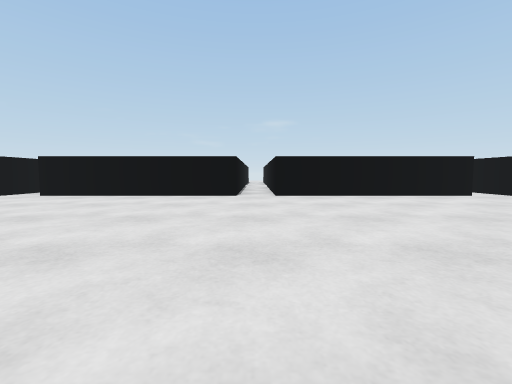
View 1 (above)

24 first-person views from a walk through a Unity game level. The camera is 0.55 m above the floor, tilts 4° down and sees 90° across. The floor is counted in squares, 1 m on a side. Each view is taken from the middle of a square. On the plan, view 1 faces up. The plan holds only what a view shows up to about 9 squares ahead; the rest is blank. The place goes on beyond the plan.

View 2
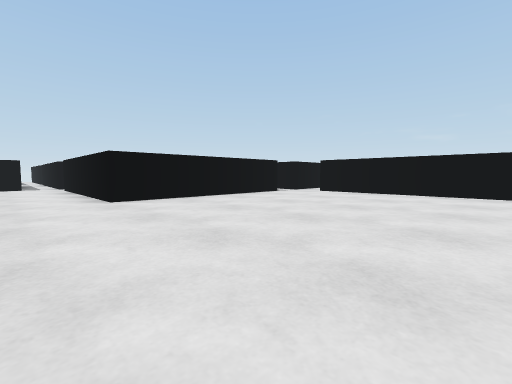

View 3
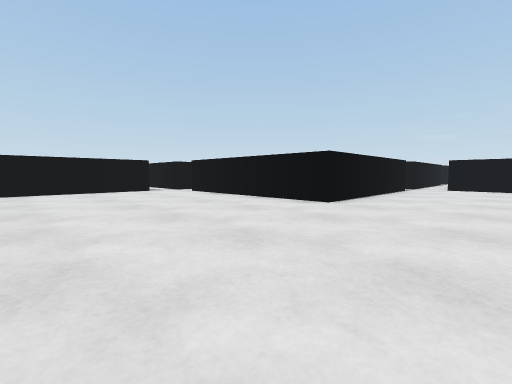

View 4
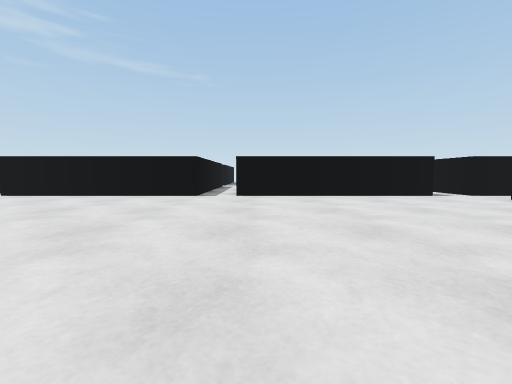

View 5
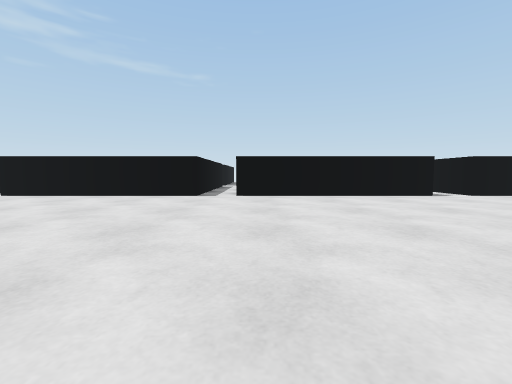

View 6
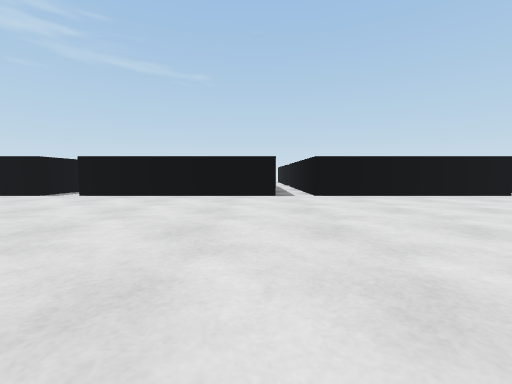

View 7
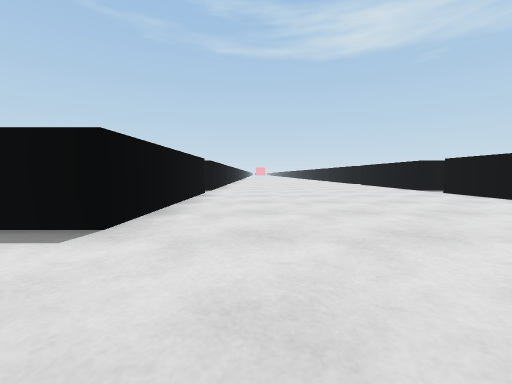

View 8
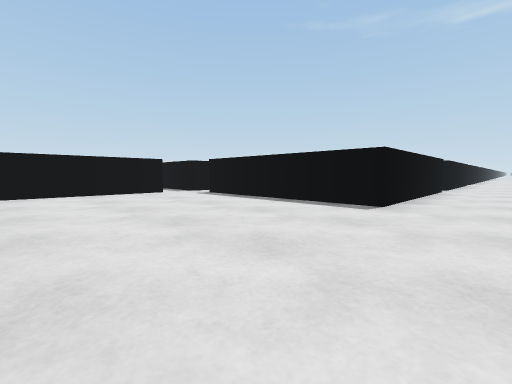

View 9
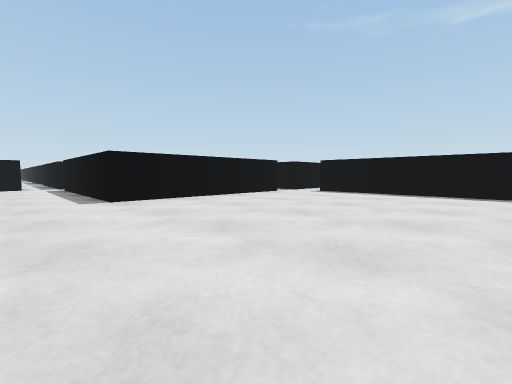

View 10
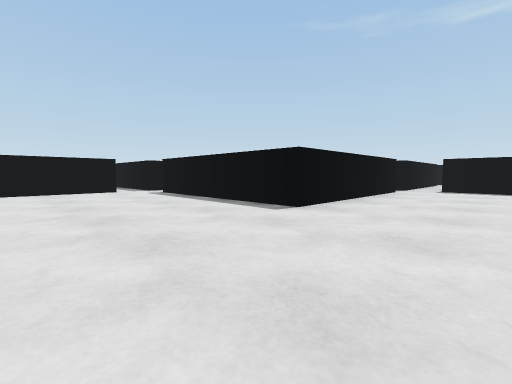

View 11
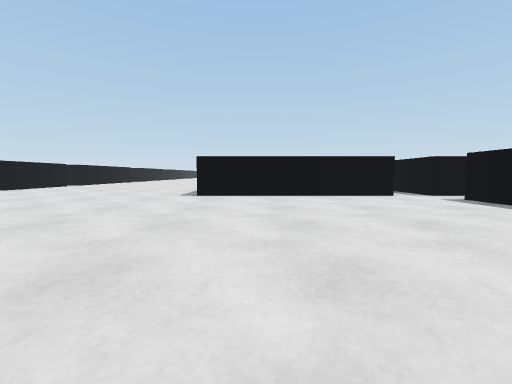

View 12
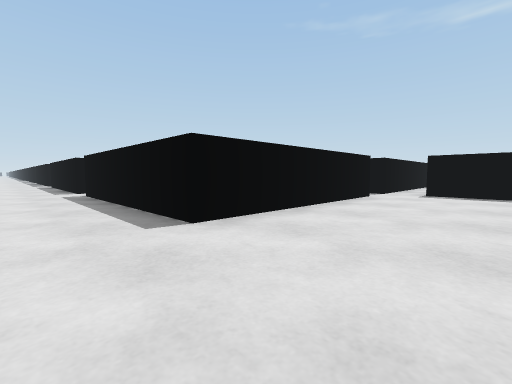

View 13
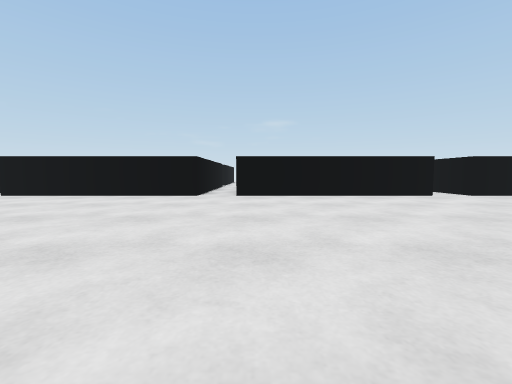

View 14
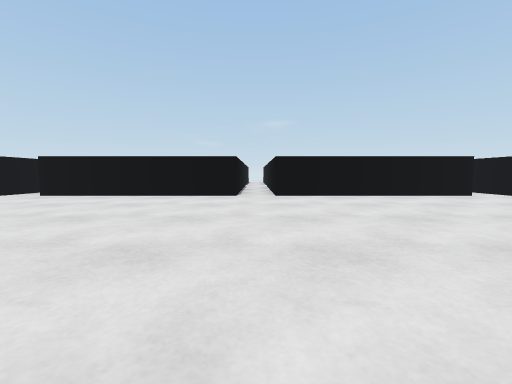

View 15
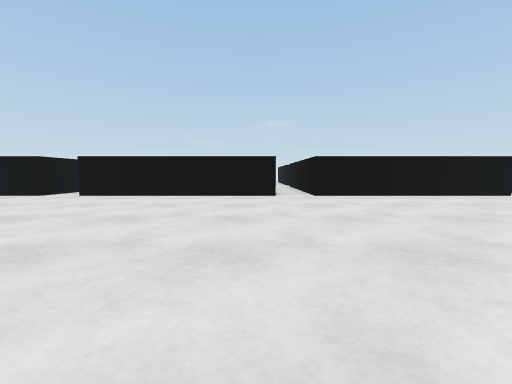

View 16
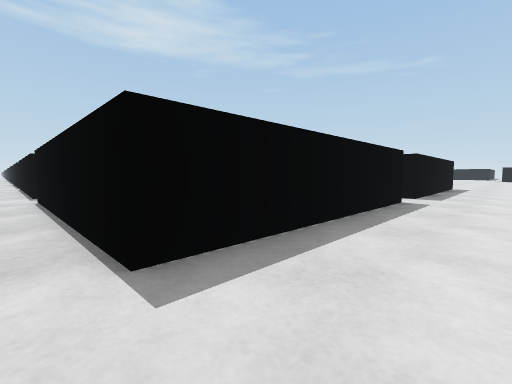

View 17
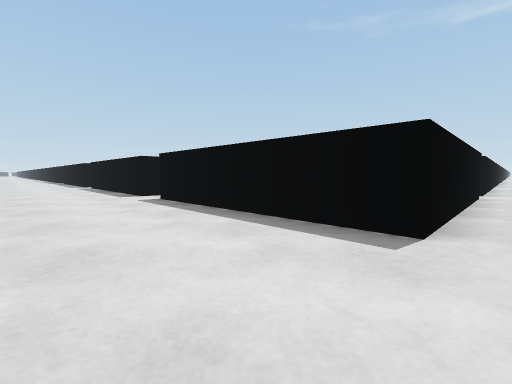

View 18
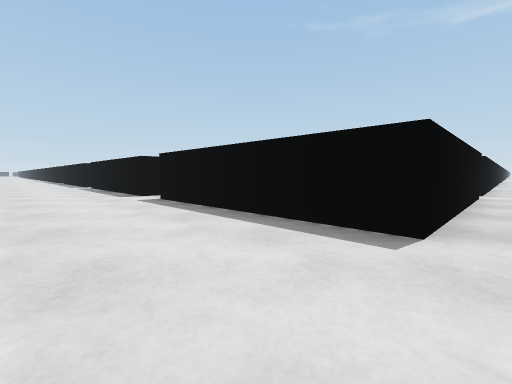

View 19
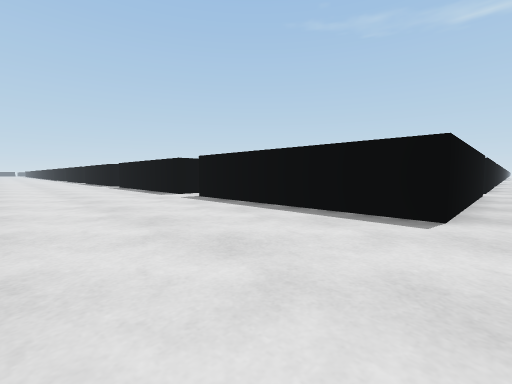

View 20
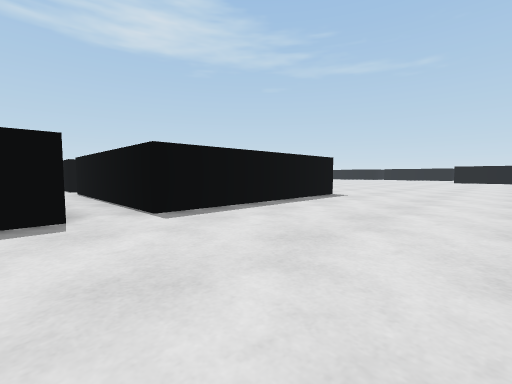

View 21
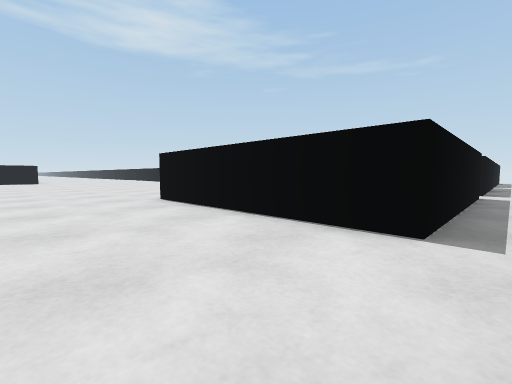

View 22
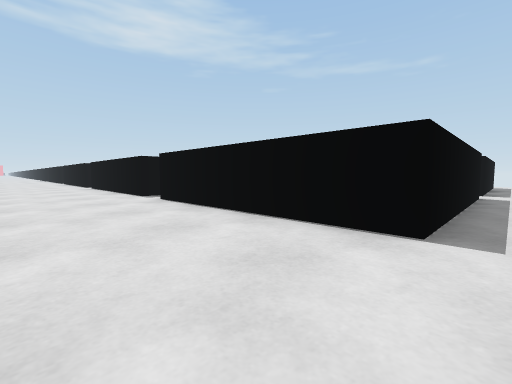

View 23
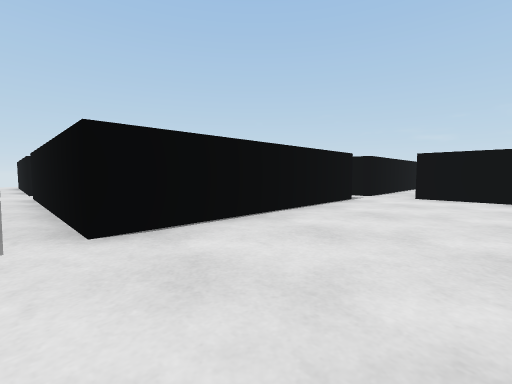

View 24
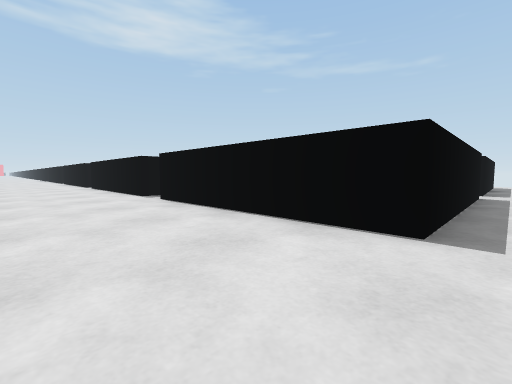

### Floor plan
Points are (right, up) in squares from view 1. A wall is a line through its corners. A room is listed if a view was taken in it or the views show most of it. See-through windows are left out.
Room 1 (views 1, 2, 3, 4, 5, 6, 7, 8, 9, 10, 11, 12, 13, 14, 15, 16, 17, 18, 19, 20, 21, 22, 23, 24)
walls: (6.5, -5.6) (6.5, -0.5) (11.5, -0.5) (11.5, -5.5); (6.5, -9.4) (6.5, -6.5) (8.4, -6.5); (0.5, -11.5) (0.5, -6.5) (5.5, -6.5); (-0.4, 6.5) (-5.5, 6.5); (0.5, -13.4) (0.5, -12.5) (1.4, -12.5); (-6.5, 5.5) (-6.5, 0.5) (-11.5, 0.5); (12.5, -5.5) (12.5, -0.5) (17.5, -0.5); (-0.5, 8.8) (-0.5, 6.8); (5.5, 9.1) (5.5, 6.5) (0.5, 6.5) (0.5, 8.5); (-6.5, 7.8) (-6.5, 6.5); (-12.5, -0.4) (-12.5, -5.5); (-12.5, -6.5) (-12.5, -11.5); (11.5, 8.8) (11.5, 6.5) (6.5, 6.5) (6.5, 7.8); (-5.5, -17.5) (-5.5, -12.5) (-0.5, -12.5); (-12.5, -12.5) (-12.5, -17.5); (17.5, -1.9) (17.5, -5.5); (-5.5, -19.2) (-5.5, -18.5); (18.5, -5.5) (18.5, -0.5) (21.5, -0.5); (17.6, 6.5) (12.5, 6.5) (12.5, 8.5); (-12.5, -18.5) (-12.5, -19.5); (21.5, 6.5) (18.5, 6.5) (18.5, 9)
ways out: opening at (-13, 0); opening at (-12, -18); opening at (-12, -12); opening at (-12, -6); opening at (-12, 1); opening at (-7, 6); opening at (11.5, -5.5); opening at (18, -5)

Positions as (right, up) in squares from view 1, and headings:
1: (0, 0), facing up
2: (-1, -1), facing up-left
3: (-4, -4), facing up-left
4: (-6, -5), facing left
5: (-6, -11), facing left
6: (-6, -13), facing left
7: (-7, -10), facing down
8: (-7, -8), facing down-right
9: (-5, -5), facing down-right
10: (-2, -3), facing down-right
11: (0, -2), facing right
12: (4, 1), facing down-right
13: (7, 0), facing up
14: (12, 0), facing up
15: (17, 0), facing up
16: (18, 1), facing down-left
17: (12, 2), facing down-right
18: (18, 2), facing down-right
19: (18, 3), facing down-right
20: (13, 3), facing down-left
21: (-4, 6), facing down-left
22: (-10, 0), facing down-left
23: (-10, -6), facing up-left
24: (-10, -12), facing down-left
